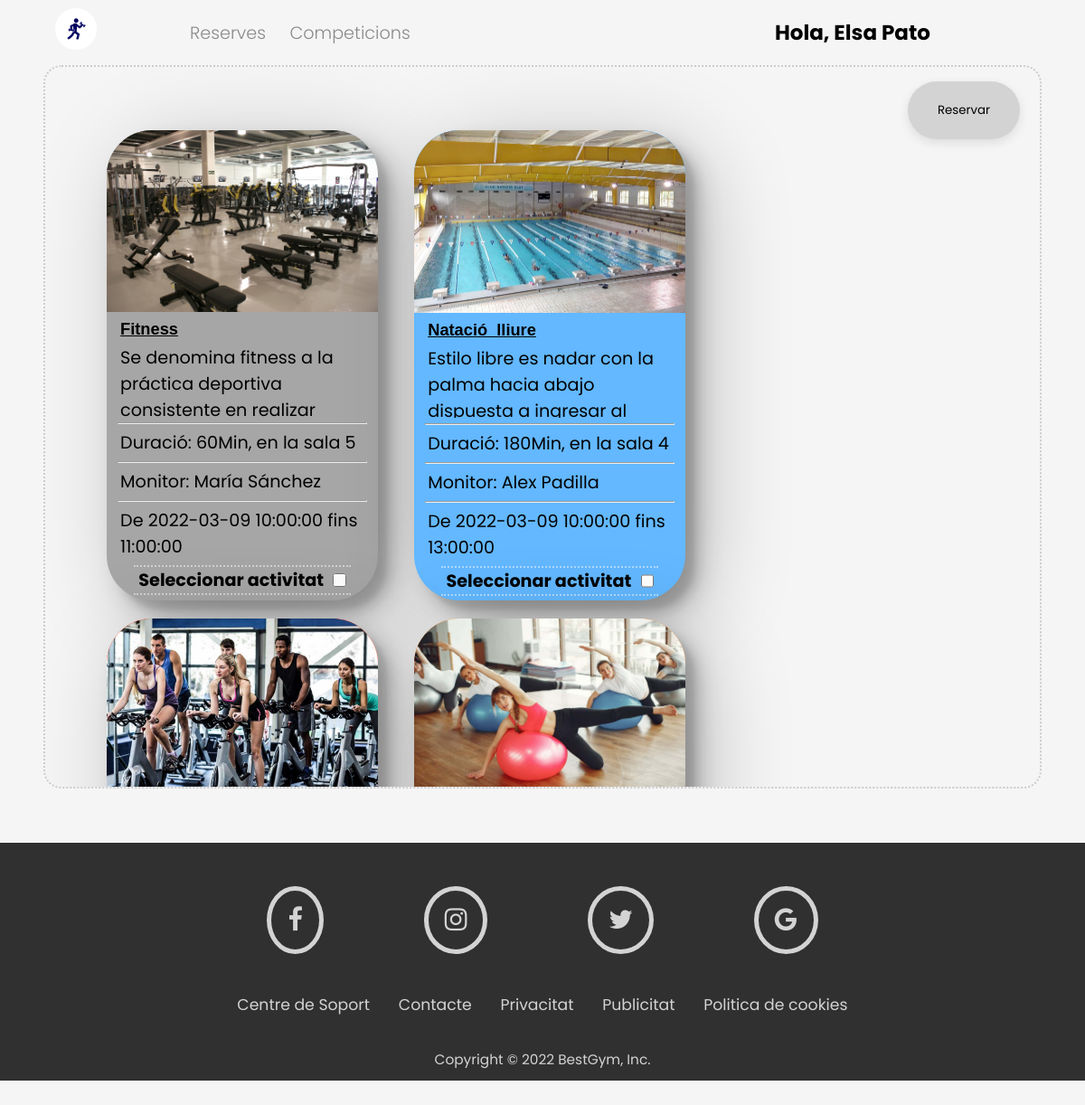
Page /reserves.php (signed in) on the committed database.
### tables this page shows
CREATE TABLE ACTIVITATS(
NUM_ACTIVITAT INT (4) NOT NULL,
NUM_SALA INT(8) NOT NULL,
NOM_ACT VARCHAR (20) NOT NULL,
DESCRIPCIO VARCHAR (200),
DURADA INT (3),
DIA DATE NOT NULL,
HORA_INICI DATETIME NOT NULL,
HORA_FI TIME,
IMG VARCHAR(50),
PRIMARY KEY (NUM_ACTIVITAT, DIA, HORA_INICI),
FOREIGN KEY (NUM_SALA) REFERENCES SALES(NUM_SALA)
);

CREATE TABLE SALES(
NUM_SALA INT(8) NOT NULL,
DNI_MONITOR VARCHAR(9) NOT NULL,
AFORAMENT INT(8) NOT NULL,
PRIMARY KEY (NUM_SALA),
FOREIGN KEY (DNI_MONITOR) REFERENCES MONITORS(DNI_MONITOR)
);

CREATE TABLE MONITORS(
DNI_MONITOR VARCHAR(9) NOT NULL,
NOM_MONITOR VARCHAR(20) NOT NULL,
COGNOM_MONITOR VARCHAR(50) NOT NULL,
NUM_TEL INT(9),
EMAIL_MONITOR VARCHAR(50),
SOU FLOAT(8,2),
PRIMARY KEY (DNI_MONITOR)
);

### Web/reserves.php (the view, shortened to what this page needs)
<?php
    include "connection_data.php";
    if(isset($_SESSION['DNI'])&& isset($_SESSION['USUARI'])){
?>
<!DOCTYPE html>
<html lang="ca">
    <head>
        <link rel="stylesheet" href="reserves_estil.css">
        <link rel="stylesheet" href="https://cdnjs.cloudflare.com/ajax/libs/font-awesome/4.7.0/css/font-awesome.min.css">
    </head>
    <body>
        <nav id="myHeader">
            <div class="nav_logo">
                <a href="portada.php"><img src="Imatges/logo_small_icon_only.png" alt="logo gimnas" /></a>
            </div>
            <div class="opcio" id="myTopnav">
                <a id="id_reserves">Reserves</a>
                <a href="Competicions.html">Competicions</a>
            </div>
            <div class="Usuari" >
                <h2 onclick="myFunction2()">Hola, <?php echo $_SESSION['NOM']; ?> <?php echo $_SESSION['COGNOM']; ?></h2>
            </div>
        </nav>
        <main>
            <?php
                $sql = "SELECT * FROM ACTIVITATS A, MONITORS M, SALES S WHERE S.DNI_MONITOR=M.DNI_MONITOR AND S.NUM_SALA=A.NUM_SALA AND (NOW() + INTERVAL 1 HOUR)<HORA_INICI AND (NOW() + INTERVAL 24 HOUR)>HORA_INICI  GROUP BY NOM_ACT ORDER BY HORA_INICI, DURADA";
                $result = mysqli_query($db, $sql);
                if (mysqli_num_rows($result) !=0) {
                    ?>
                    <div class="all_main">
                        <form action="reserves.php" method="POST">
                    <?php
                            foreach($result as $row){
                                if($row['NOM_ACT']=='Fitness'){
                                    $color=null;
                                    $color='gris';
                                }elseif($row['NOM_ACT']=='Yoga'){
                                    $color=null;
                                    $color='verd';
                                }elseif($row['NOM_ACT']=='Body_pump'){
                                    $color=null;
                                    $color='groc';
                                }elseif($row['NOM_ACT']=='Pilates'){
                                    $color=null;
                                    $color='taronja';
                                }elseif($row['NOM_ACT']=='Natació_lliure'){
                                    $color=null;
                                    $color='blau';
                                }elseif($row['NOM_ACT']=='Cycling'){
                                    $color=null;
                                    $color='vermell';
                                }
                        $activitats [] = $row['NOM_ACT'];
                        $activitat = $activitats[count($activitats)-1];
                    ?>
                        <section>
                            <div class="<?php echo $color ?>" id="color">
                                <article>
                                    <?php echo "<img src='Imatges/".$row['IMG']."'>" ?>
                                </article>
                                <article>
                                    <h3><?= $row['NOM_ACT']; ?></h3>
                                    <p id="desc"><?= $row['DESCRIPCIO']; ?></p>
                                    <hr />
                                    <p>Duració: <?= $row['DURADA']; ?>Min, en la sala <?= $row['NUM_SALA'];?></p>
                                    <hr />
                                    <p>Monitor: <?= $row['NOM_MONITOR']; ?> <?= $row['COGNOM_MONITOR']; ?></p>
                                    <hr />
                                    <p>De <?= $row['HORA_INICI'] ?> fins <?= $row['HORA_FI']?></p>
                                    <div class="class_check">
                                        <label for="check_reserve">Seleccionar activitat</label>
                                        <input type="checkbox" name="<?= $activitat; ?>" id="check_reserve"/>
                                    </div>
                                </article>
                            </div>
                        </section>
                    <?php
                            }
                    ?>
                            <input type="submit" name="reservar" id="boto_reserva" value="Reservar"/>
                        </form>
                    </div>
            <?php
                }else{
                    $noact = 'No hi han activitats per reservar';
                    echo $noact;
                }
            ?>
        </main>
        <footer>
            <div class="xarxes">
                <a href="#" class="fa fa-facebook"></a>
                <a href="#" class="fa fa-instagram"></a>
                <a href="#" class="fa fa-twitter"></a>
                <a href="#" class="fa fa-google"></a>
            </div>
            <div class="links">
                <a href="#">Centre de Soport</a>
                <br />
                <a href="#">Contacte</a>
                <br />
                <a href="#">Privacitat</a>
                <br />
                <a href="#">Publicitat</a>
                <br />
                <a href="#">Politica de cookies</a>
            </div>
            <div class="under_footer">
                <a>Copyright © 2022 BestGym, Inc.</a>
            </div>
        </footer>
    </body>
</html>
<?php
    }else{
        header("Location: index.php");
        exit();
    }
?>

### Web/reserves_estil.css (style rules this page uses)
* { padding:0; margin:0; font-family: 'Poppins', sans-serif; background-color: #F5F5F5; box-sizing: border-box; }
body { height:100%; font-size: 120%; }
nav { height: 60px; width: 95%; margin: 0.5% 5%; padding: 0.4% 0%; display: flex; align-items: center; }
nav * { background: none; }
nav a { color: #8B8989; transition: 0.3s ease; font-weight: 300; }
.nav_logo { display: flex; width: 4%; }
.nav_logo img { width: 100%; margin:2%; }
.opcio { display: flex; justify-items: center; margin-left:8%; flex-grow: 10; }
.opcio a { margin: 0% 2%; text-decoration: none; float: left; display:block; text-align: center; }
.Usuari { display: flex; justify-items: center; flex-grow: 0; margin-right:15%; cursor:pointer; }
h2 { text-align: right; font-size: 120%; }
main { width:100%; height: 100%; }
.all_main form { border: 2px dotted #ccc; overflow-y:scroll; height: 800px; position: relative; display: flex; flex-wrap: wrap; margin: 0% 4%; padding: 5% 4%; background: none; border-radius: 20px; }
.gris, .gris * { background-color: #A6A6A6; }
.taronja, .taronja * { background-color: #F4A460; }
.blau, .blau * { background-color: #63B8FF; }
.vermell, .vermell * { background-color: #FF6347; }
section { border-radius: 50px; margin: 1% 2%; }
section div#color { border-radius: 50px; width:300px; height:520px; box-shadow: 10.4px 10.4px 4.5px rgba(0, 0, 0, 0.054), 13.4px 13.4px 12.4px rgba(0, 0, 0, 0.121), 15.7px 15.7px 29.8px rgba(0, 0, 0, 0.186), 20px 20px 99px rgba(0, 0, 0, 0.23); }
section div article { border-radius: 50px; }
section article img { margin:0%; width:100%; border-radius: 50px 50px 0px 0px; }
section article h3 { font-size:95%; font-family: 'Arial'; text-decoration: underline; margin: 0 5%; }
section article p { margin: 2% 5%; }
hr { margin: 0 4%; }
section article p#desc { width:90%; height: 80px; overflow-y: scroll; }
#check_reserve { width:6%; }
.class_check { display: flex; justify-content: space-around; font-weight: bold; margin: 0% 10%; border-top: 2px dotted rgba(252, 252, 252, 0.493); border-bottom: 2px dotted rgba(252, 252, 252, 0.493); }
#boto_reserva { position: absolute; display: block; padding: 2% 3%; transition: 0.4s ease; border: none; border-radius: 40px; box-shadow: rgba(0, 0, 0, 0.1) 0px 4px 12px; background-color: #d3d3d3; top:2%; right:2%; }
footer { margin-top:5%; background: #303030; padding: 1% 20%; }
footer * { background: #303030; color: #D3D3D3; }
footer a { text-decoration: none; color: #D3D3D3; }
.xarxes { margin: 5% auto 4% auto; width: auto; display: flex; justify-content: space-around; }
.xarxes a { position: relative; font-size: 150%; text-align: center; border-radius: 50%; padding: 2.5%; transition: 0.3s ease; }
.fa-facebook { border: 5px solid; }
.fa-instagram { border: 5px solid; }
.fa-google { border: 5px solid; }
.fa-twitter { border: 5px solid; }
.links { padding: 2%; margin: 3% 0%; font-size: 90%; display: flex; justify-content: space-around; flex-wrap: wrap; }
.links a { transition: 0.2s ease; }
.under_footer { display: flex; justify-content: center; font-size: 80%; }

### rows in the picture
activitats: IMG (picture), NOM_ACT "Fitness", DESCRIPCIO "Se denomina fitness a la práctica deportiva consistente en realizar…", DURADA "60", NUM_SALA.NUM_SALA "5", monitors.NOM_MONITOR "María", monitors.COGNOM_MONITOR "Sánchez", HORA_INICI "2022-03-09 10:00:00", HORA_FI "11:00:00"
activitats: IMG (picture), NOM_ACT "Natació_lliure", DESCRIPCIO "Estilo libre es nadar con la palma hacia abajo dispuesta a ingresar al…", DURADA "180", NUM_SALA.NUM_SALA "4", monitors.NOM_MONITOR "Alex", monitors.COGNOM_MONITOR "Padilla", HORA_INICI "2022-03-09 10:00:00", HORA_FI "13:00:00"
activitats: IMG (picture)
activitats: IMG (picture)

### other values in the picture
$_SESSION['NOM'] "Elsa"
$_SESSION['COGNOM'] "Pato"
